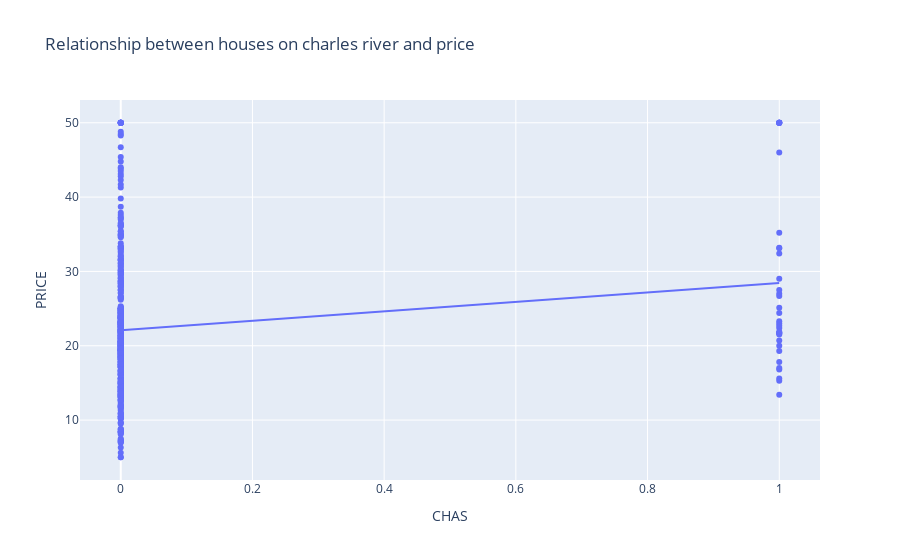

Here is the notebook cell this chart was saved with:
### Code cell
fig = px.scatter(df, 
                 x = 'CHAS', # Charles River
                 y = 'PRICE', # House Price
                 labels = {'chas': 'Charles River', 'price' : 'House Price'},
                 title = 'Relationship between houses on charles river and price',
                 trendline = 'ols'    # Trendline
                )
fig.show()

#observation: Houses closer to river will have HIGHER house price

### Figure 1 — Plotly figure (JSON) as saved in the notebook; plotly's stock layout.template omitted (floating-point values rounded to 4 significant figures; data arrays with more than 128 entries replaced by an {"elided": "..."} marker saying what was removed)
{"data": [{"hovertemplate": "CHAS=%{x}<br>PRICE=%{y}<extra></extra>", "legendgroup": "", "marker": {"color": "#636efa", "symbol": "circle"}, "mode": "markers", "name": "", "orientation": "v", "showlegend": false, "type": "scatter", "x": {"elided": "506 int values"}, "xaxis": "x", "y": {"elided": "506 float values"}, "yaxis": "y"}, {"hovertemplate": "<b>OLS trendline</b><br>PRICE = 6.34616 * CHAS + 22.0938<br>R<sup>2</sup>=0.030716<br><br>CHAS=%{x}<br>PRICE=%{y} <b>(trend)</b><extra></extra>", "legendgroup": "", "marker": {"color": "#636efa", "symbol": "circle"}, "mode": "lines", "name": "", "showlegend": false, "type": "scatter", "x": {"elided": "506 int values"}, "xaxis": "x", "y": {"elided": "506 float values"}, "yaxis": "y"}], "layout": {"legend": {"tracegroupgap": 0}, "title": {"text": "Relationship between houses on charles river and price"}, "xaxis": {"anchor": "y", "domain": [0, 1], "title": {"text": "CHAS"}}, "yaxis": {"anchor": "x", "domain": [0, 1], "title": {"text": "PRICE"}}}}
